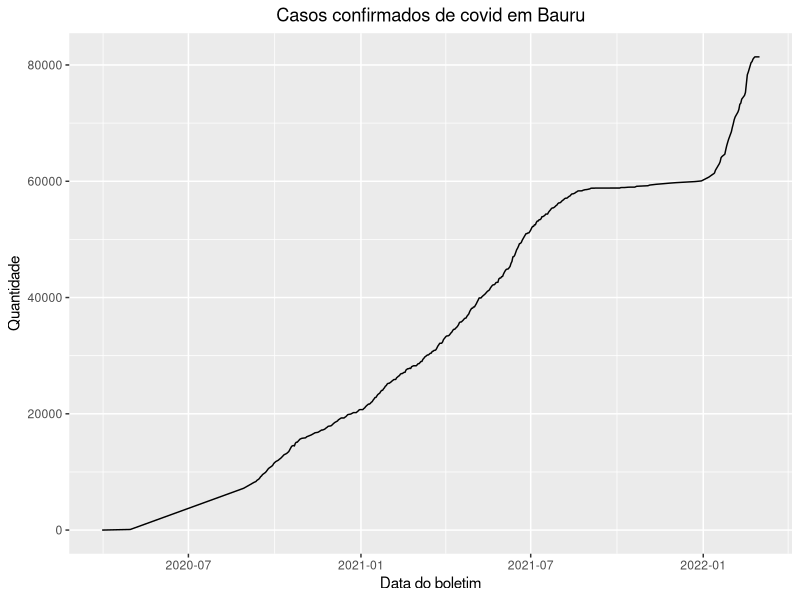
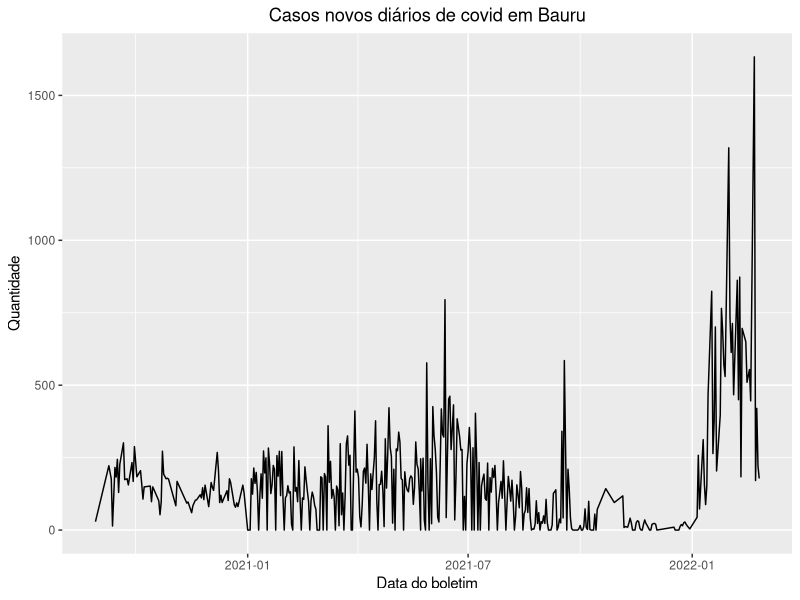

The R source for these figures, in order:
library(readxl)
library(ggplot2)
casos_gerais <- read_excel("./Dados/covid_19_bauru_casos_geral.xlsx", col_types = c("date", "numeric", "numeric", "numeric", "numeric", "numeric", "numeric", "numeric", "numeric", "numeric", "numeric", "numeric", "numeric", "numeric"))
casosGerais_tratado <- data.frame(casos_gerais)
casosGerais_tratado <- casosGerais_tratado[-c(48, 201, 260, 3:5, 338:360), ]
casosGerais_tratado <- casosGerais_tratado[complete.cases(casosGerais_tratado$confirmacoes_total), ]
ggplot(casosGerais_tratado, aes(x = data_boletim)) + geom_line(aes(y = confirmacoes_total)) + ggtitle("Casos confirmados de covid em Bauru") + xlab("Data do boletim") + ylab("Quantidade") + theme(plot.title = element_text(hjust = 0.5))


casosGeraisNovos_tratados <- data.frame(casos_gerais)
casosGeraisNovos_tratados <- casosGeraisNovos_tratados[-c(1:5, 48), ]
casosGeraisNovos_tratados <- casosGeraisNovos_tratados[complete.cases(casosGeraisNovos_tratados$casos_novos), ]
ggplot(casosGeraisNovos_tratados, aes(x = data_boletim)) + geom_line(aes(y = casos_novos)) + ggtitle("Casos novos diários de covid em Bauru") + xlab("Data do boletim") + ylab("Quantidade") + theme(plot.title = element_text(hjust = 0.5))